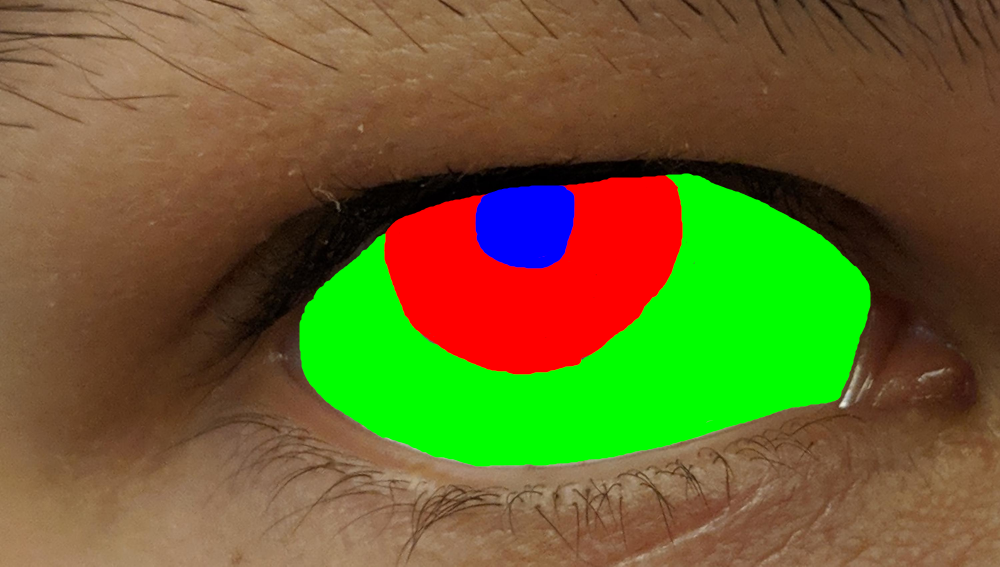
#> input picture images/1_3i_Ru_1.png, 3000 x 1700 px (shown at 1/3 size)
$ python annotationFix.py
#> lines starting #> are read from the running program, lines starting #| are printed output that depends on the picture; after the words box and inside, x2 and y2 are one past the last pixel; in counts of white or black regions, pixels touching at a corner belong together
#> further down, image is the input picture: shape (1700, 3000, 3); mean B, G, R 45.6, 100.5, 105.9
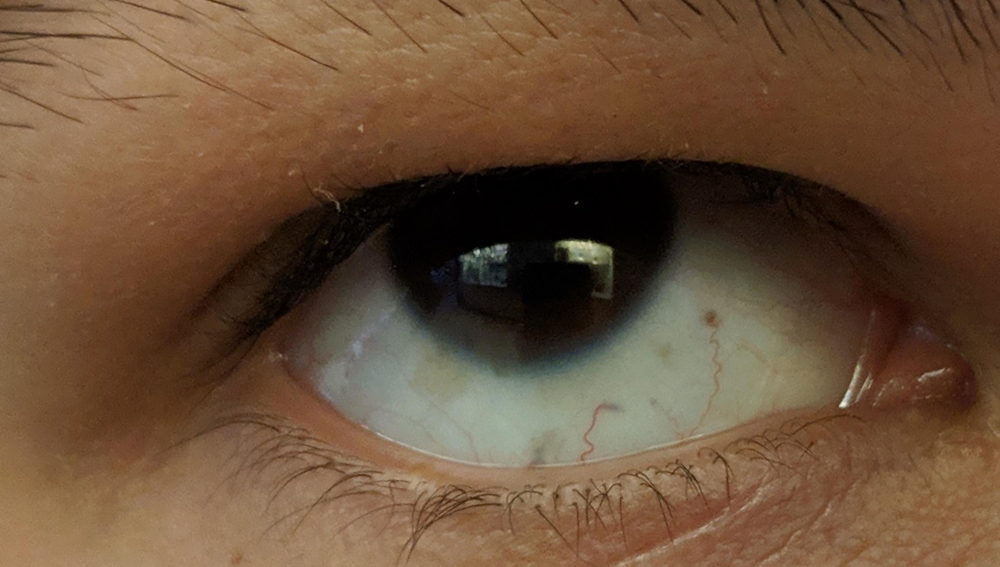
#> input picture images/1_3i_Ru_1.jpg, 3000 x 1700 px (shown at 1/3 size)
#> further down, original is the input picture: shape (1700, 3000, 3); mean B, G, R 57.5, 80.8, 107.4
import numpy as np
import cv2 as cv


def getContourCoordinates(contour):
    coordinates = list()
    approx_biggest = cv.approxPolyDP(contour, 0.009 * cv.arcLength(contour, True), True)
    n = approx_biggest.ravel()
    i = 0
    for j in n:
        if i % 2 == 0:
            x = n[i]
            y = n[i + 1]
            coordinates.append((x, y))
        i += 1
    return coordinates


def processImage():
    # Load image
    imghsv = cv.cvtColor(image, cv.COLOR_BGR2HSV)
#> imghsv: shape (1700, 3000, 3); mean H, S, V 21, 166.8, 146.3

    # Find red contours
    mask_red1 = cv.inRange(imghsv, np.array([0, 245, 245]), np.array([0, 255, 255]))
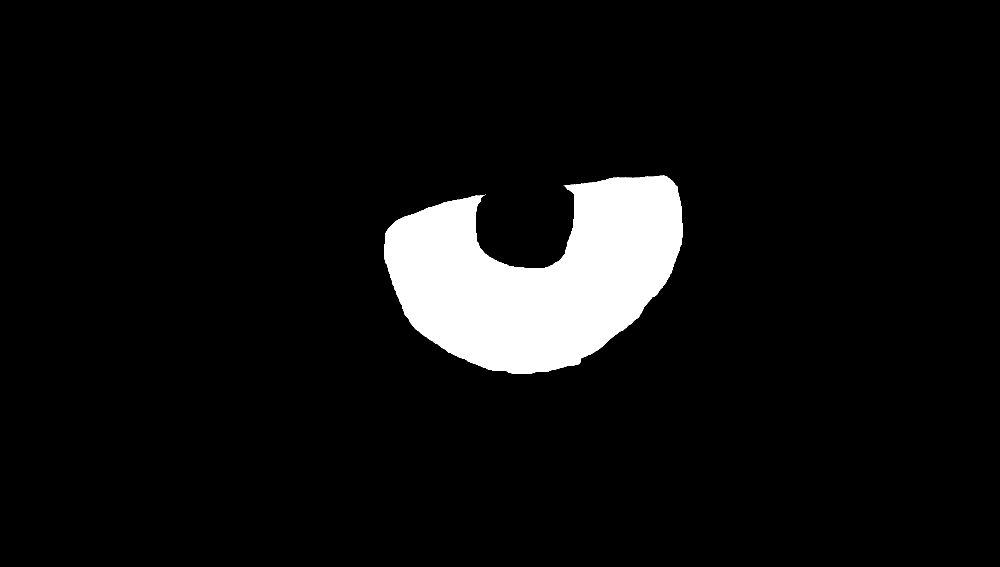
#> mask_red1: shape (1700, 3000) (shown at 1/3 size); 6.6% white; 3 white regions (2 under 20 px), largest, box (x1, y1, x2, y2) and area: (1153, 527, 2047, 1122) 334226
    mask_red2 = cv.inRange(imghsv, np.array([0, 255, 255]), np.array([0, 255, 255]))
#> mask_red2: shape (1700, 3000); 6.5% white; 1 white region
    mask_red = mask_red1 + mask_red2
    contours_red, _ = cv.findContours(mask_red, cv.RETR_EXTERNAL, cv.CHAIN_APPROX_SIMPLE)
#> contours_red = 3 contours, 2 with area under 20; largest, box (x1, y1, x2, y2) and area: (1153, 527, 2047, 1122) 332950
    biggest_contour_red = max(contours_red, key=cv.contourArea)
#> biggest_contour_red = contour of 1184 points, box (x1, y1, x2, y2) (1153, 527, 2047, 1122), area 332950

    # Find green contours
    mask_green = cv.inRange(imghsv, np.array([50, 50, 120]), np.array([70, 255, 255]))
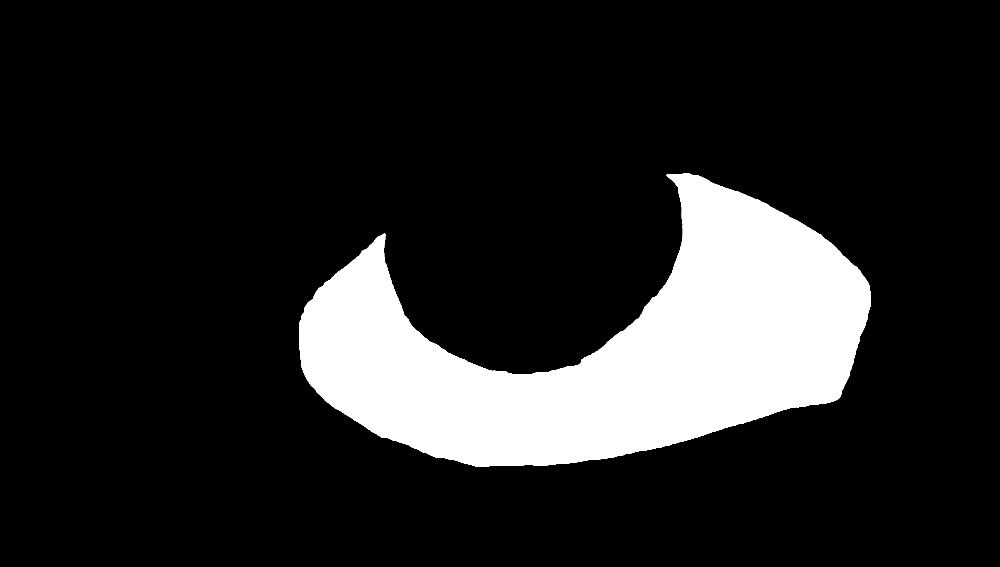
#> mask_green: shape (1700, 3000) (shown at 1/3 size); 14.6% white; 1 white region
    contours_green, _ = cv.findContours(mask_green, cv.RETR_EXTERNAL, cv.CHAIN_APPROX_SIMPLE)
#> contours_green = 1 contour; box (x1, y1, x2, y2) and area: (898, 520, 2612, 1399) 743786
    biggest_contour_green = max(contours_green, key=cv.contourArea)
#> biggest_contour_green = contour of 2461 points, box (x1, y1, x2, y2) (898, 520, 2612, 1399), area 743786
    # Create list of contours to fill inside
    contours_green_final = list()
    contours_green_final.append(biggest_contour_green)
    # Get coordinates of the biggest green contour
    coordinates_green_biggest = getContourCoordinates(biggest_contour_green)
#> in getContourCoordinates, `approx_biggest = cv.approxPolyDP(contour, 0.009 * cv.arcLength(contour..`: approx_biggest = contour of 13 points, box (x1, y1, x2, y2) (901, 523, 2612, 1391), area 724878
#> in getContourCoordinates, `n = approx_biggest.ravel()`: n = 26 values, max 2611 at index 0, min 523 at index 5, mean 1332.2
#> the loop in getContourCoordinates, `for j in n:` made 26 passes
#> (j, x, y) on passes 1, 3, 5, 7, 9, 11, 13, 15, 17, 19, 21, 23: (2611, 2611, 879), (2396, 2396, 664), (2007, 2007, 523), (2016, 2016, 818), (1732, 1732, 1096), (1542, 1542, 1124), (1287, 1287, 1024), (1154, 1154, 701), (922, 922, 909), (901, 901, 1073), (1145, 1145, 1312), (1702, 1702, 1390)
#> j on passes 2, 4, 6, 8, 10, 12: 879, 664, 523, 818, 1096, 1124
#> after the loop in getContourCoordinates, `for j in n:`: coordinates = [(2611, 879), (2396, 664), (2007, 523), (2016, 818), (1732, 1096), (1542, 1124), (1287, 1024), (1154, 701), (922, 909), (901, 1073), (1145, 1312), (1702, 1390), (2512, 1198)]; i = 26
#> coordinates_green_biggest has the same summary as coordinates in getContourCoordinates
    coordinates_green_biggest = sorted(coordinates_green_biggest, key=lambda tup: tup[1])
#> coordinates_green_biggest = [(2007, 523), (2396, 664), (1154, 701), (2016, 818), (2611, 879), (922, 909), (1287, 1024), (901, 1073), (1732, 1096), (1542, 1124), (2512, 1198), (1145, 1312), (1702, 1390)]
    top_green_biggest = coordinates_green_biggest[0]
#> top_green_biggest = (2007, 523)
    bottom_green_biggest = coordinates_green_biggest[-1]
#> bottom_green_biggest = (1702, 1390)
    # Draw all green contours but the biggest one on the mask
    for c in contours_green:
        if not np.array_equal(biggest_contour_green, c):
            # Remove small contours
            if cv.contourArea(c) < 5000:
                continue
            # Get coordinates of other contours
            coordinates_green = getContourCoordinates(c)
            coordinates_green = sorted(coordinates_green, key=lambda tup: tup[1])
            top_green_other = coordinates_green[0]
            bottom_green_other = coordinates_green[-1]
            coordinates_green = sorted(coordinates_green, key=lambda tup: tup[0])
            # Check that coordinates match
            print(bottom_green_other, top_green_biggest, top_green_other, bottom_green_biggest)
            if bottom_green_other[1] < top_green_biggest[1] or top_green_other[1] > bottom_green_biggest[1]:
                continue
            else:
                contours_green_final.append(c)
#> this loop made 1 pass
#> after the loop, contours_green_final has the same summary as contours_green

    # Find blue contours
    mask_blue = cv.inRange(imghsv, np.array([110, 50, 50]), np.array([130, 255, 255]))
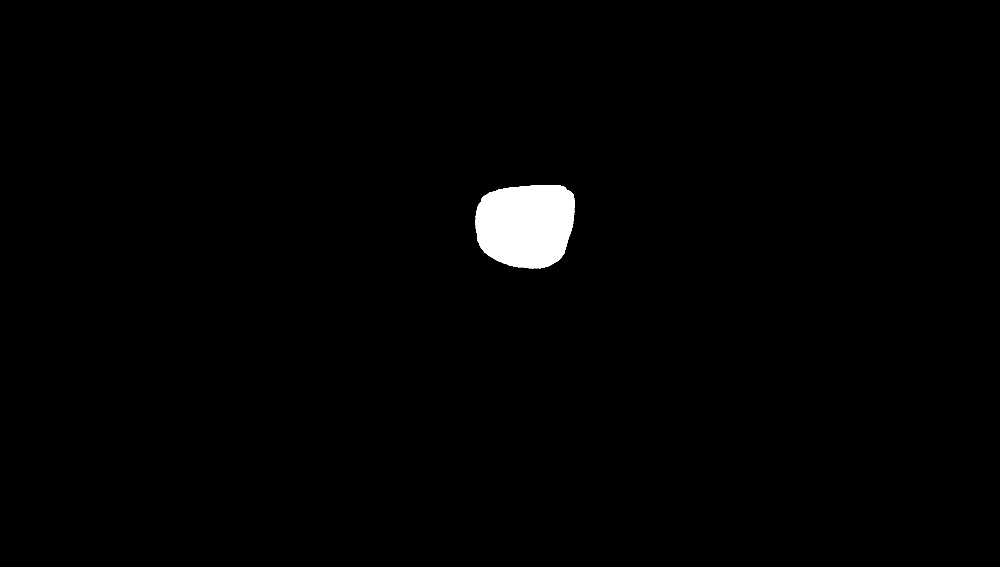
#> mask_blue: shape (1700, 3000) (shown at 1/3 size); 1.2% white; 1 white region
    contours_blue, _ = cv.findContours(mask_blue, cv.RETR_EXTERNAL, cv.CHAIN_APPROX_SIMPLE)
#> contours_blue = 1 contour; box (x1, y1, x2, y2) and area: (1427, 556, 1723, 805) 61766
    biggest_contour_blue = max(contours_blue, key=cv.contourArea)
#> biggest_contour_blue = contour of 421 points, box (x1, y1, x2, y2) (1427, 556, 1723, 805), area 61766

    # Fill missing edges
    hull_red = cv.convexHull(biggest_contour_red, False)
#> hull_red = contour of 69 points, box (x1, y1, x2, y2) (1153, 527, 2047, 1122), area 398837
    hull_green = []
    for cnt in contours_green_final:
        hull_green.append(cv.convexHull(cnt, False))
#> after the loop, hull_green = 1 contour; box (x1, y1, x2, y2) and area: (898, 520, 2612, 1399) 1121894
    cv.drawContours(original, hull_green, -1, (0, 255, 0), -1)
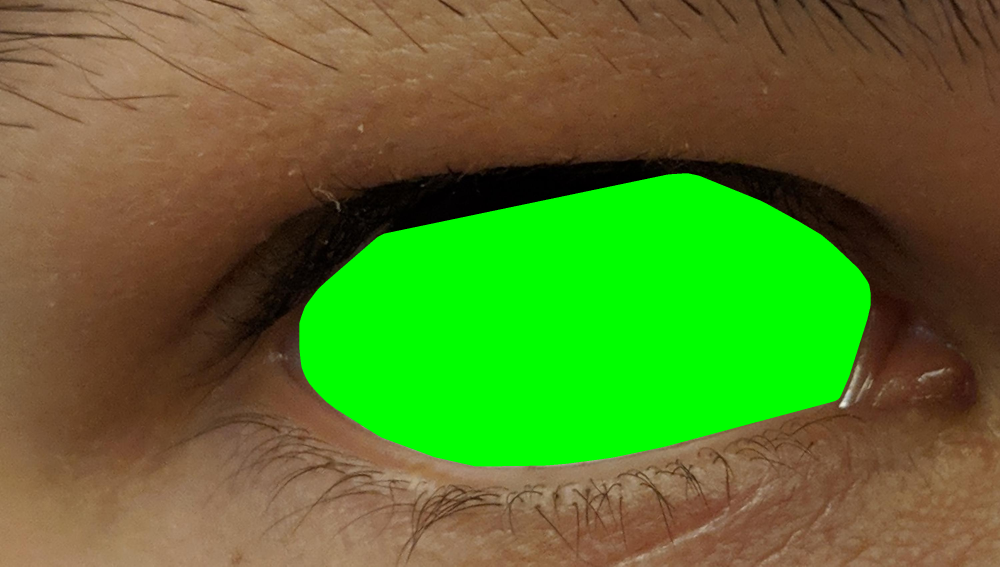
#> original: shape (1700, 3000, 3) (shown at 1/3 size); mean B, G, R 42.4, 119.1, 88.9
    cv.drawContours(original, [hull_red], -1, (0, 0, 255), -1)

    # Fill inside of final contours with correct color
    cv.drawContours(original, contours_green_final, -1, (0, 255, 0), -1)
    cv.drawContours(original, [biggest_contour_red], -1, (0, 0, 255), -1)
    cv.drawContours(original, [biggest_contour_blue], -1, (255, 0, 0), -1)

    # Write to original image
    cv.imwrite(output, original)


# Parametri
image = cv.imread('images/1_3i_Ru_1.png')
output = "output.png"
original = cv.imread('images/1_3i_Ru_1.jpg')

processImage()
